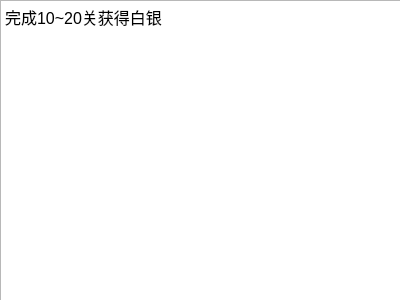
<?xml version="1.0" encoding="UTF-8"?>
<ui version="4.0">
 <class>level_2</class>
 <widget class="QWidget" name="level_2">
  <property name="geometry">
   <rect>
    <x>0</x>
    <y>0</y>
    <width>400</width>
    <height>300</height>
   </rect>
  </property>
  <property name="windowTitle">
   <string>Form</string>
  </property>
  <widget class="QTextBrowser" name="textBrowser">
   <property name="geometry">
    <rect>
     <x>0</x>
     <y>0</y>
     <width>421</width>
     <height>351</height>
    </rect>
   </property>
   <property name="html">
    <string>&lt;!DOCTYPE HTML PUBLIC &quot;-//W3C//DTD HTML 4.0//EN&quot; &quot;http://www.w3.org/TR/REC-html40/strict.dtd&quot;&gt;
&lt;html&gt;&lt;head&gt;&lt;meta name=&quot;qrichtext&quot; content=&quot;1&quot; /&gt;&lt;style type=&quot;text/css&quot;&gt;
p, li { white-space: pre-wrap; }
&lt;/style&gt;&lt;/head&gt;&lt;body style=&quot; font-family:'SimSun'; font-size:9pt; font-weight:400; font-style:normal;&quot;&gt;
&lt;p style=&quot; margin-top:12px; margin-bottom:12px; margin-left:0px; margin-right:0px; -qt-block-indent:0; text-indent:0px;&quot;&gt;&lt;span style=&quot; font-family:'宋体'; font-size:12pt;&quot;&gt;完成10~20关获得白银&lt;/span&gt;&lt;/p&gt;&lt;/body&gt;&lt;/html&gt;</string>
   </property>
  </widget>
  <widget class="QLabel" name="label">
   <property name="geometry">
    <rect>
     <x>190</x>
     <y>110</y>
     <width>81</width>
     <height>101</height>
    </rect>
   </property>
   <property name="styleSheet">
    <string notr="true">border-image: url(:/sample/photo/honor/honor4_bg.png);</string>
   </property>
   <property name="text">
    <string/>
   </property>
  </widget>
 </widget>
 <resources/>
 <connections/>
</ui>
